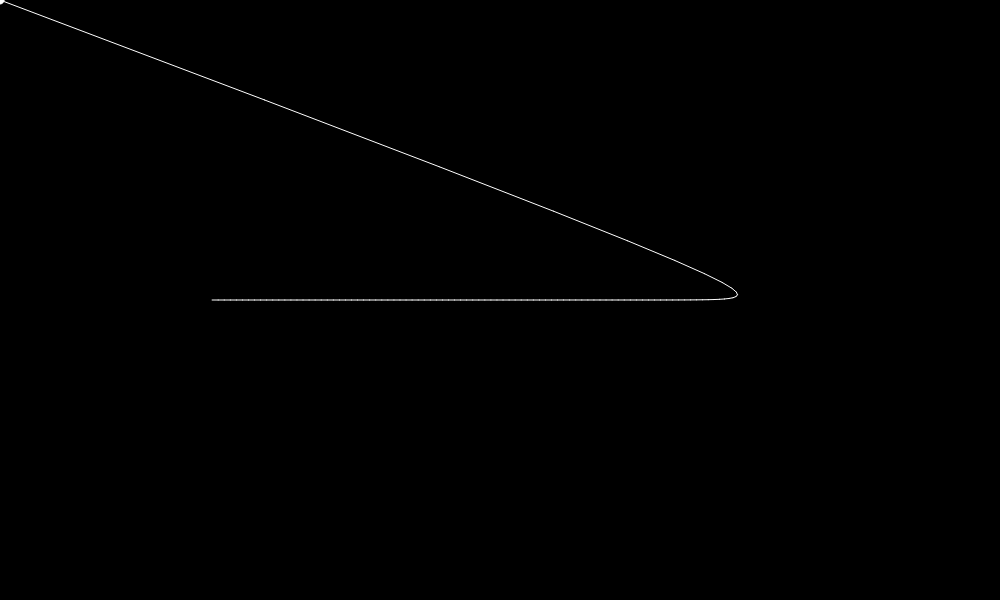
Frame 1 (no input)
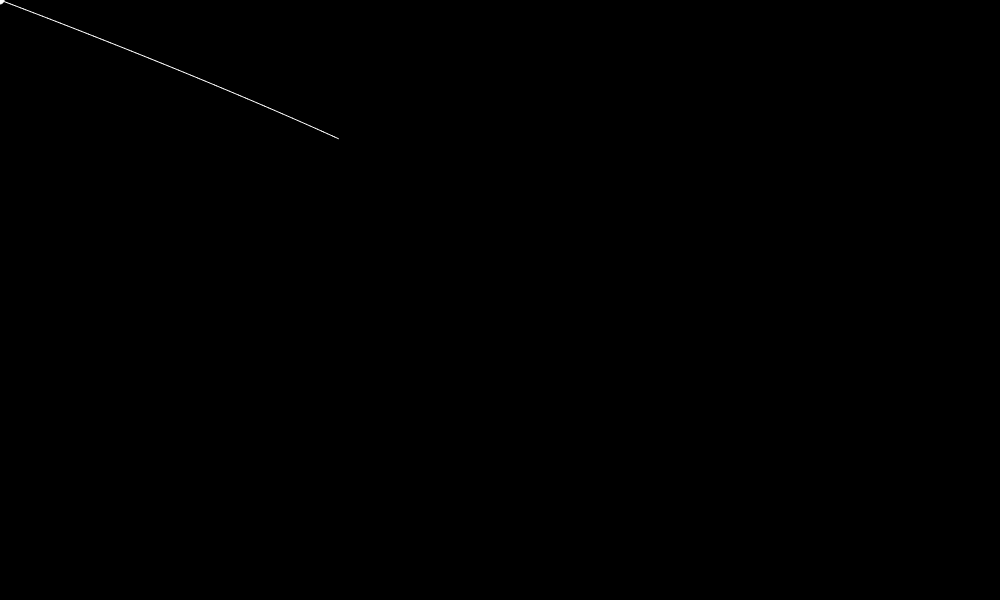
Frame 60 (no input)
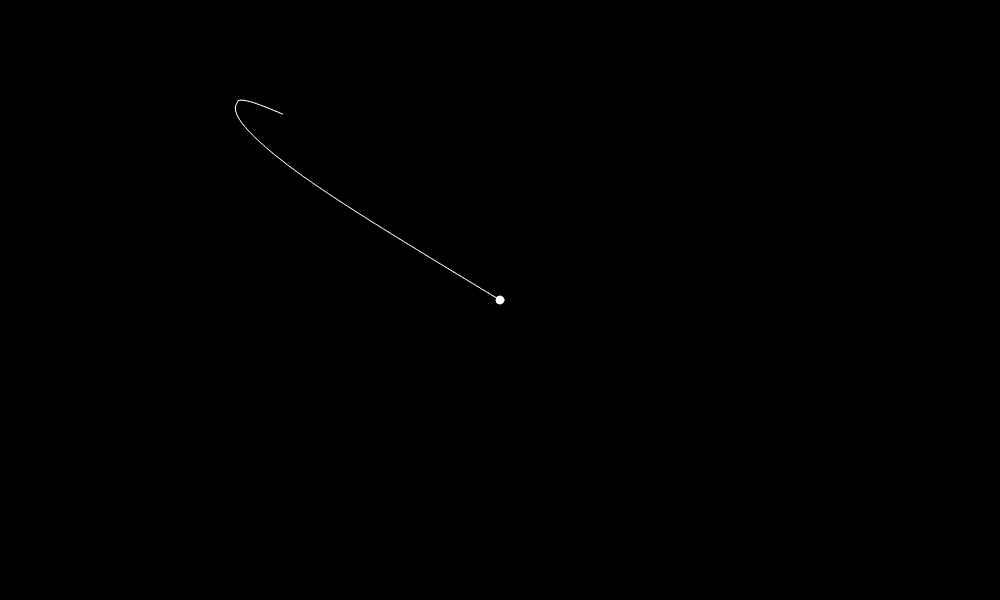
Frame 120 (the mouse pressed at the canvas centre since frame 60)

The p5.js sketch that drew these frames (run headless with seeded random() and noise() and a simulated clock; from frame 60 on, the mouse is pressed at the canvas centre):

// p5.js sketch
// ── sketch.js
//Sehajdeep Singh

function div(divs) {
  ogX = pointsX[1]
  ogY = pointsY[1]
  for (let i = 1; i < divs; i++) {
    pointsX[i] = pointsX[0]+((ogX-pointsX[0])*i/divs)
    pointsY[i] = pointsY[0]+((ogY-pointsY[0])*i/divs)
  }
  pointsX[divs] = ogX
  pointsY[divs] = ogY
}

function distFunc(point1, point2) {
  distX = pointsX[point1] - pointsX[point2]
  distY = pointsY[point1] - pointsY[point2]
  dist = sqrt(distX**2 + distY**2)
}

function setup() {
  canvasX = 1000
  canvasY = 600
  frameRate(60)
  createCanvas(canvasX, canvasY)
  pointsX = [200, 800]
  pointsY = [300, 300]
  mouseX = pointsX[1]
  mouseY = pointsY[1]
  divs = 99
  div(divs)
  num = pointsX.length - 1
  divX = (pointsX[num] - pointsX[0]) / divs
  divY = (pointsY[num] - pointsY[0]) / divs
  defaultDist = sqrt(divX**2 + divY**2)
}

function draw() {
  background(0)
  stroke(255)


  if (mouseX<canvasX && mouseY<canvasY) {
    // console.log(mouseX, mouseY)
    if (pointsX[num]-20<mouseX<pointsX[num]+20, pointsY[num]-20<mouseY<pointsY[num]+20) {
      pointsX[num] = mouseX 
      pointsY[num] = mouseY
    }
  }

  for (i = num; i > 0; i--) {
    distFunc(i, i - 1)
    // console.log(dist)
    // console.log(defaultDist)
    if (dist > defaultDist) {
      speedDivisor = 1.5
      speedX = distX/speedDivisor
      speedY = distY/speedDivisor
      if (pointsX[i - 1] < [pointsX[i]]) {
        pointsX[i - 1]+=speedX
      }
      if (pointsX[i - 1] > [pointsX[i]]) {
        pointsX[i - 1]+=speedX
      }
      if (pointsY[i - 1] < [pointsY[i]]) {
        pointsY[i - 1]+=speedY
      }
      if (pointsY[i - 1] > [pointsY[i]]) {
        pointsY[i - 1]+=speedY
      }
    }
  }

  for (let i = 0; i < num; i++) {
      line(pointsX[i], pointsY[i], pointsX[i+1], pointsY[i+1])
      // circle(pointsX[i], pointsY[i], 4)
  }
  // circle(pointsX[0], pointsY[0], 8)
  circle(pointsX[num], pointsY[num], 8)
}
